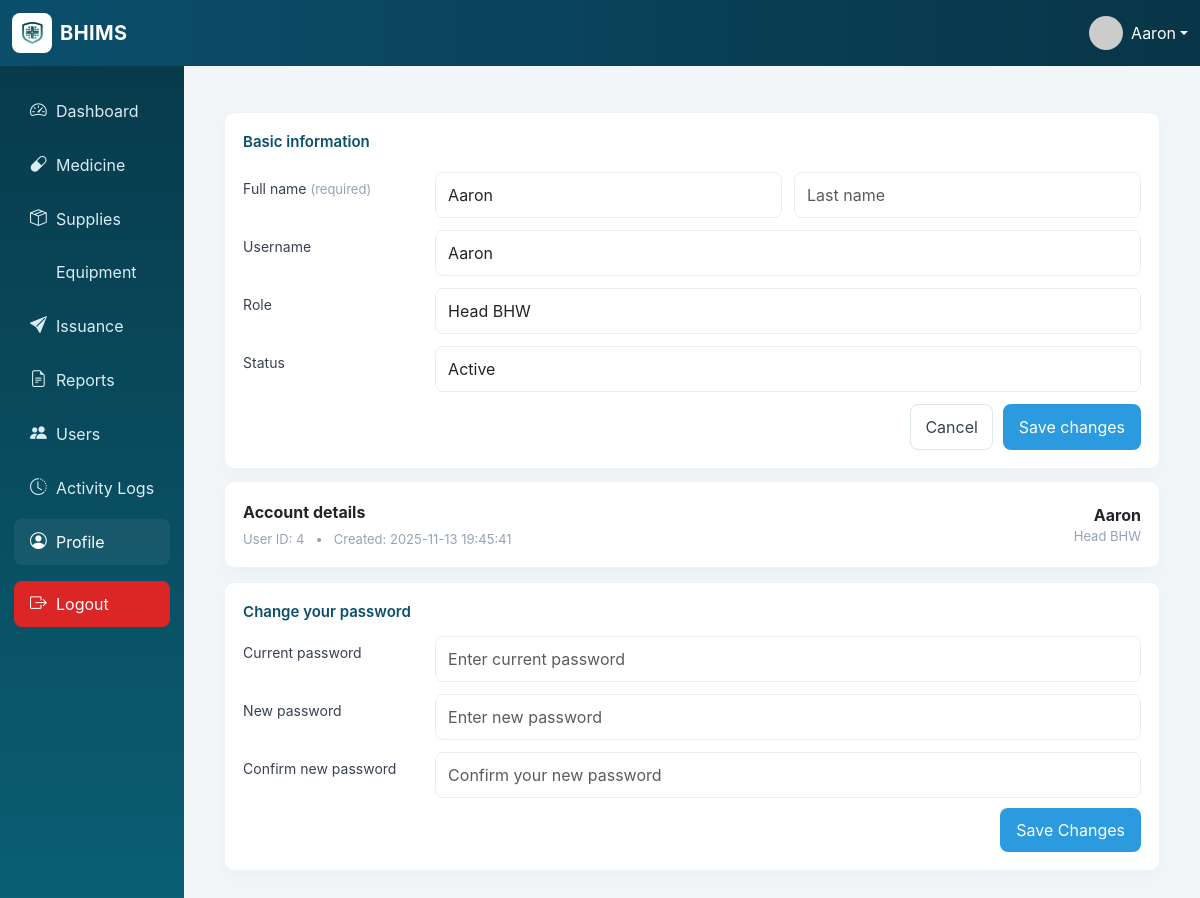
Screenshot of /profile.php (signed in) with the database file from the repository.
### tables this page shows
CREATE TABLE `users` (
  `user_id` int(11) NOT NULL,
  `name` varchar(255) NOT NULL,
  `username` varchar(100) NOT NULL,
  `password` varchar(255) NOT NULL,
  `role` enum('Head BHW','BHW') NOT NULL DEFAULT 'BHW',
  `status` enum('Active','Inactive') NOT NULL DEFAULT 'Active',
  `date_created` datetime DEFAULT current_timestamp()
);

### profile.php (the view, shortened to what this page needs)
<?php
require_once 'header.php';
require_once 'functions.php';
$current_user_id = $_SESSION['user_id'];
$current_role = $_SESSION['role'] ?? 'BHW';
$stmt = $mysqli->prepare('SELECT user_id, name, username, role, status, date_created, password FROM users WHERE user_id = ? LIMIT 1');
$stmt->bind_param('i', $current_user_id);
$stmt->execute();
$user = $stmt->get_result()->fetch_assoc();
$first_name = '';
$last_name = '';
if (!empty($user['name'])) {
    $parts = preg_split('/\s+/', trim($user['name']));
    if (count($parts) === 1) {
        $first_name = $parts[0];
    } else {
        $last_name = array_pop($parts);
        $first_name = implode(' ', $parts);
    }
}
?>
<link rel="stylesheet" href="/assets/css/style.css">
<div class="profile-wrap">
  <div class="card" style="margin-top:16px;">
    <div class="card-title">Basic information</div>
    <form method="post" style="margin-top:6px;">
      <div class="form-row" style="margin-bottom:12px;">
        <div class="label-col">Full name <span class="small-muted">(required)</span></div>
        <div class="input-col">
          <div class="split-name">
            <input name="first_name" class="form-control" placeholder="First name" value="<?php echo htmlspecialchars($first_name) ?>">
            <input name="last_name" class="form-control" placeholder="Last name" value="<?php echo htmlspecialchars($last_name) ?>">
          </div>
        </div>
      </div>
      <div class="form-row" style="margin-bottom:12px;">
        <div class="label-col">Username</div>
        <div class="input-col">
          <?php if ($current_role === 'Head BHW'): ?>
            <input name="username" class="form-control" value="<?php echo htmlspecialchars($user['username']) ?>">
          <?php else: ?>
            <input class="form-control" value="<?php echo htmlspecialchars($user['username']) ?>" disabled>
          <?php endif; ?>
        </div>
      </div>
      <div class="form-row" style="margin-bottom:12px;">
        <div class="label-col">Role</div>
        <div class="input-col">
          <?php if ($current_role === 'Head BHW'): ?>
            <select name="role" class="form-control">
              <option value="Head BHW" <?php if ($user['role']==='Head BHW') echo 'selected'; ?>>Head BHW</option>
            </select>
          <?php else: ?>
            <input class="form-control" value="<?php echo htmlspecialchars($user['role']) ?>" disabled>
          <?php endif; ?>
        </div>
      </div>
      <div class="form-row" style="margin-bottom:6px;">
        <div class="label-col">Status</div>
        <div class="input-col">
          <?php if ($current_role === 'Head BHW'): ?>
            <select name="status" class="form-control">
              <option value="Active" <?php if ($user['status']==='Active') echo 'selected'; ?>>Active</option>
            </select>
          <?php else: ?>
            <input class="form-control" value="<?php echo htmlspecialchars($user['status']) ?>" disabled>
          <?php endif; ?>
        </div>
      </div>
      <div style="display:flex; justify-content:flex-end; margin-top:12px; gap:10px;">
        <button type="button" class="btn-ghost" onclick="location.reload();">Cancel</button>
        <?php if ($current_role === 'Head BHW'): ?>
          <button type="submit" name="update_profile" class="btn-primary">Save changes</button>
        <?php else: ?>
          <button type="button" class="btn-primary" disabled>Save changes</button>
        <?php endif; ?>
      </div>
    </form>
  </div>
  <div style="margin-top:12px;">
    <div class="card">
      <div style="display:flex; justify-content:space-between; align-items:center;">
        <div>
          <div style="font-weight:700;">Account details</div>
          <div class="small-muted" style="margin-top:6px;">
            User ID: <?php echo (int)$user['user_id'] ?> &nbsp; • &nbsp; Created: <?php echo htmlspecialchars($user['date_created']) ?>
          </div>
        </div>
        <div style="text-align:right;">
          <div><strong><?php echo htmlspecialchars($user['username']) ?></strong></div>
          <div class="small-muted"><?php echo htmlspecialchars($user['role']) ?></div>
        </div>
      </div>
    </div>
  </div>
  <div class="card" style="margin-top:14px;">
    <div class="card-title">Change your password</div>
    <div style="display:flex; gap:18px; align-items:flex-start; flex-wrap:wrap;">
      <form method="post" style="flex:1 1 60%; min-width:320px;">
        <div class="form-row" style="margin-bottom:12px;">
          <div class="label-col">Current password</div>
          <div class="input-col"><input class="form-control" type="password" name="current_password" placeholder="Enter current password" required></div>
        </div>
        <div class="form-row" style="margin-bottom:12px;">
          <div class="label-col">New password</div>
          <div class="input-col"><input id="new_password" class="form-control" type="password" name="new_password" placeholder="Enter new password" required></div>
        </div>
        <div class="form-row" style="margin-bottom:6px;">
          <div class="label-col">Confirm new password</div>
          <div class="input-col"><input id="confirm_password" class="form-control" type="password" name="confirm_password" placeholder="Confirm your new password" required></div>
        </div>
        <div style="display:flex; justify-content:flex-end; margin-top:10px;">
          <button type="submit" name="change_pass" class="btn-primary">Save Changes</button>
        </div>
      </form>
    </div>
  </div>
</div>

### assets/css/style.css (style rules this page uses)
body { font-family: "Inter", system-ui, -apple-system, "Segoe UI", Roboto, "Helvetica Neue", Arial; background: #f3f6f9; color: #263238; }

### profile.php (style rules this page uses)
.profile-wrap { max-width:1100px; margin:18px auto; padding:0 12px; }
.card { background:#fff; border-radius:10px; padding:18px; border:1px solid #eef3f6; box-shadow:0 6px 18px rgba(12,17,25,0.03); }
.card-title { font-weight:600; font-size:15px; color:#0b4f6c; margin-bottom:12px; }
.form-row { display:flex; gap:12px; align-items:stretch; }
.label-col { width:180px; padding-top:6px; color:#374151; font-size:14px; }
.input-col { flex:1; }
.form-control { width:100%; padding:10px 12px; border:1px solid #e6eef3; border-radius:8px; background:#fff; box-sizing:border-box; }
.btn-primary { background:#2b9adf; color:#fff; border:0; padding:10px 16px; border-radius:8px; cursor:pointer; }
.btn-ghost { background:transparent; border:1px solid #dbe7eb; padding:10px 14px; border-radius:8px; cursor:pointer; color:#374151; }
.split-name { display:flex; gap:12px; }
.small-muted { color:#94a3b8; font-size:13px; }

### rows the page displays
users: first_name "Aaron", username "Aaron", role "Head BHW", status "Active", user_id "4", date_created "2025-11-13 19:45:41"

### other values shown
$current_user_name "Aaron"
